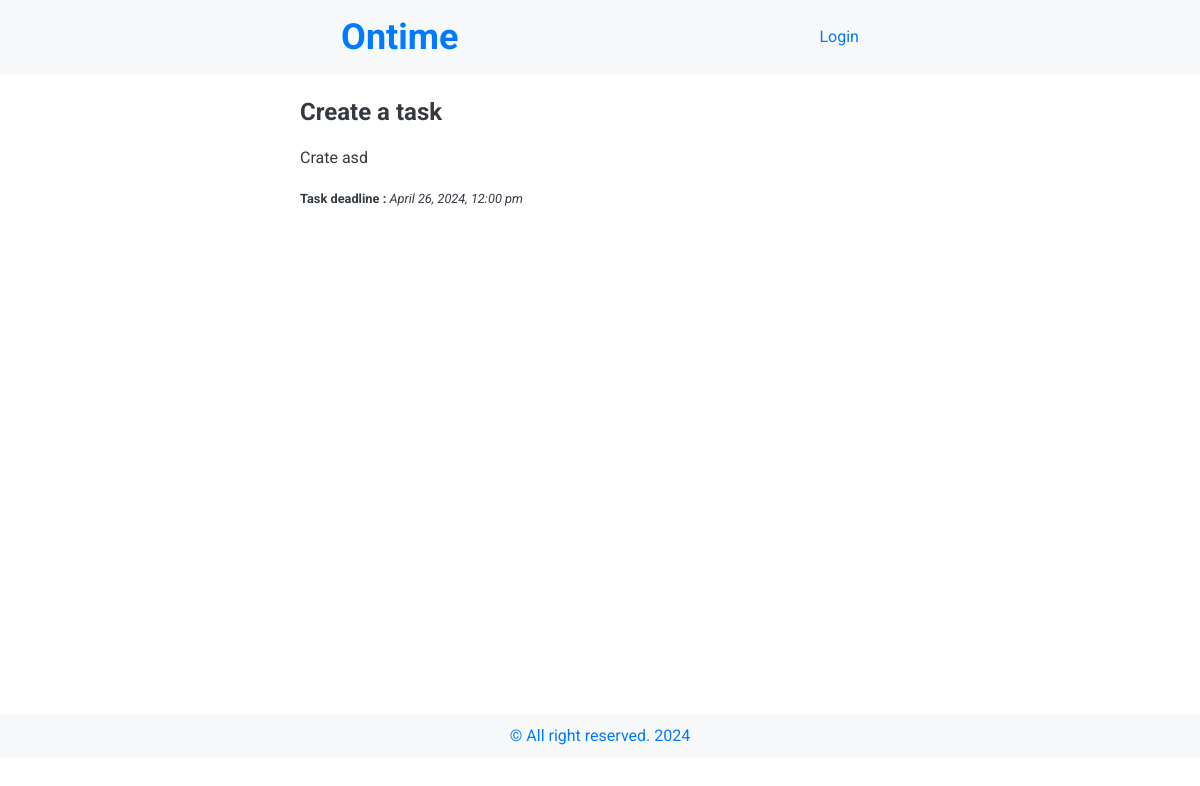
Page /show-task.php?task_id=11 on the committed database.
### tables this page shows
CREATE TABLE `tasks` (
  `id` int(11) NOT NULL,
  `user_id` int(11) NOT NULL,
  `title` varchar(255) NOT NULL,
  `description` text NOT NULL,
  `deadline` datetime DEFAULT current_timestamp(),
  `priority` enum('very-low','low','medium','high','very-high') DEFAULT 'very-low',
  `status` enum('not-started','in-progress','stopped','completed') DEFAULT 'not-started',
  `created_at` datetime DEFAULT current_timestamp(),
  `updated_at` datetime DEFAULT current_timestamp() ON UPDATE current_timestamp()
);

### show-task.php (the view, shortened to what this page needs)
<?php
$task_id = isset($_GET['task_id']) ? intval($_GET['task_id']) : 0;
$pdo = Connection::getInstance();
$sql = 'SELECT tasks.*, task_assets.caption, task_assets.location, task_assets.description as asset_description, task_assets.type, task_assets.size
FROM tasks
LEFT JOIN task_assets ON tasks.id = task_assets.task_id
WHERE tasks.id = :task_id;';
$statement = $pdo->prepare($sql);
$statement->bindValue(':task_id', $task_id, PDO::PARAM_INT);
$statement->execute();
$task = $statement->fetchAll(PDO::FETCH_ASSOC);
?>
<?php include 'partials/header.php'; ?>
    <div class="center-50">
        <h2><?= $task[0]['title'] ?></h2>
        <p><?= $task[0]['description'] ?></p>
        <p><small> <b>Task deadline : </b><i> <?= date("F j, Y, g:i a", strtotime($task[0]['deadline']));  ?></i></small> </p>
    </div>
<?php include 'partials/footer.php'; ?>

### style.css (style rules this page uses)
:root { --primary-color: #007bff; --secondary-color: #6c757d; --accent-color: #28a745; --error-color: #dc3545; --bg-color: #f8f9fa; --text-color: #343a40; }
body { font-family: 'Roboto', Arial, sans-serif; font-size: 16px; line-height: 1.5; color: var(--text-color); }
h2 { font-size: 24px; margin-bottom: 15px; }
p { margin-bottom: 15px; }
.center-50 { width: 50%; margin: 0 auto; }

### rows in the picture
tasks: title "Create a task", description "Crate asd", deadline "April 26, 2024, 12:00 pm"
